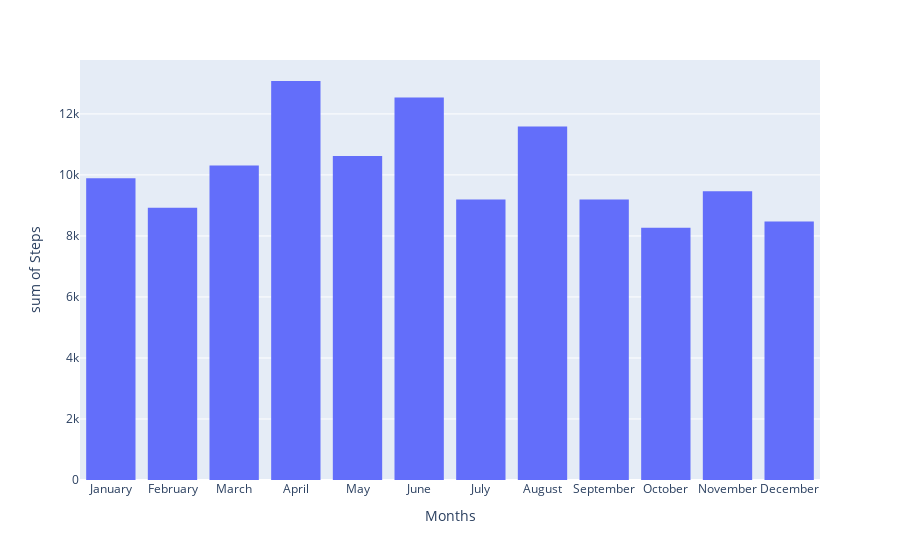

The notebook cell this image was saved under:
### Markdown cell above
## Coding Session I - 30 minutes

From the Fitbit data, we want to visually understand: 

1. **How the average number of steps change by month. Use the appropriate visualization to show the median steps by month?**
1. **Is Fitbitter more active on weekend or workdays?**

##### All plots must be in the same jupyter notebook cell.

Hints:

- Use `Months_encoded` and `Week_or Weekend` columns
- Use `matplolib.pyplot` object oriented API
- Set your size figure to `12,4`
- Explore `plt.sca`
- Explore `plt.xticks`
- Save your figures

### Code cell
# Driver 1 enter codes here
group = fitbit.groupby(['Months']).mean()['Steps'].reset_index()


dictio = {'January': 1,
         'February': 2,
         'March': 3,
         'April': 4,
         'May': 5,
         'June': 6,
         'July': 7,
         'August': 8,
         'September': 9,
         'October': 10,
         'November': 11,
         'December': 12}

group['sorted_months'] = group['Months'].apply(lambda x: dictio[x])

group = group.sort_values('sorted_months')

fig2 = px.histogram(group, 
                    x = 'Months', 
                    y = "Steps", 
                    nbins = 20)

fig2

### Figure 1 — Plotly figure (JSON) as saved in the notebook; plotly's stock layout.template omitted (floating-point values rounded to 4 significant figures)
{"data": [{"alignmentgroup": "True", "bingroup": "x", "histfunc": "sum", "hovertemplate": "Months=%{x}<br>sum of Steps=%{y}<extra></extra>", "legendgroup": "", "marker": {"color": "#636efa", "pattern": {"shape": ""}}, "name": "", "nbinsx": 20, "offsetgroup": "", "orientation": "v", "showlegend": false, "type": "histogram", "x": ["January", "February", "March", "April", "May", "June", "July", "August", "September", "October", "November", "December"], "xaxis": "x", "y": [9892.0, 8923.0, 10310.0, 13080.0, 10620.0, 12540.0, 9193.0, 11580.0, 9191.0, 8272.0, 9467.0, 8470.0], "yaxis": "y"}], "layout": {"barmode": "relative", "legend": {"tracegroupgap": 0}, "margin": {"t": 60}, "xaxis": {"anchor": "y", "domain": [0, 1], "title": {"text": "Months"}}, "yaxis": {"anchor": "x", "domain": [0, 1], "title": {"text": "sum of Steps"}}}}
